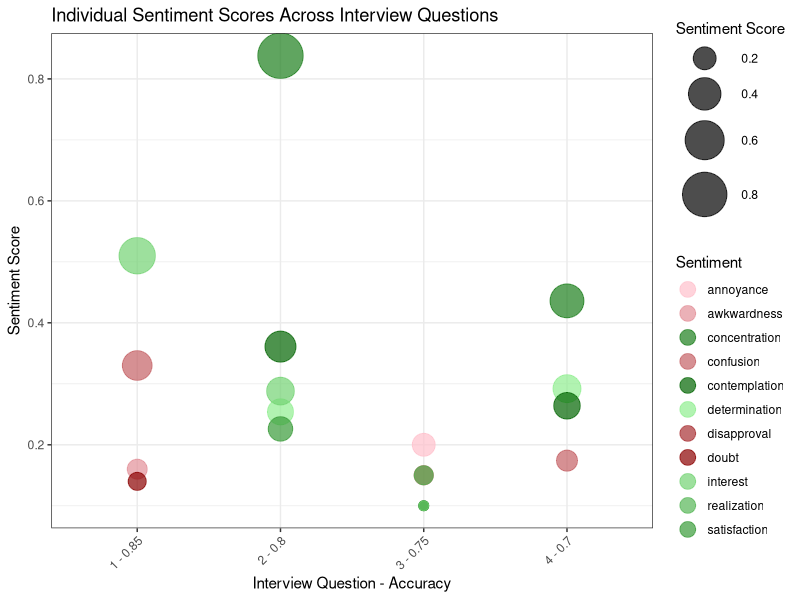
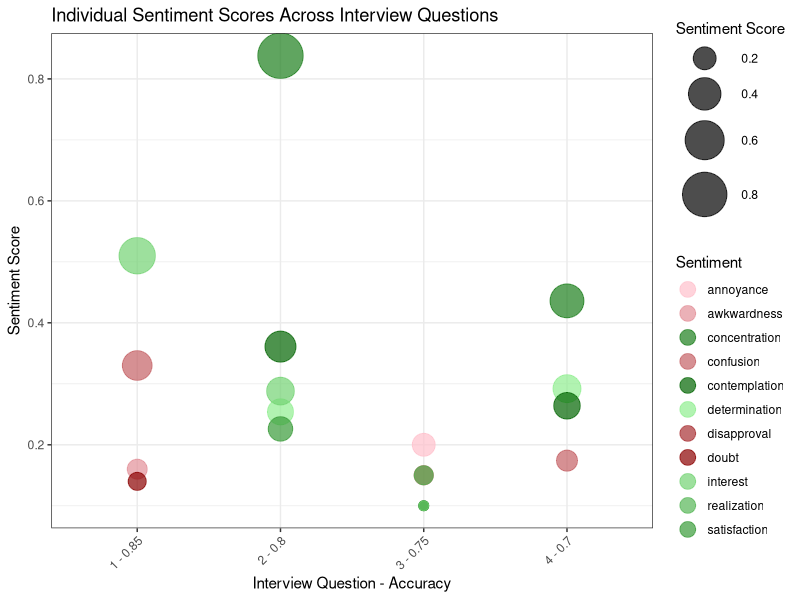

The R script that drew these images, in order:
library(ggplot2)
library(readxl)
library(dplyr)
library(RColorBrewer)

setwd("D:/Kent/University Of Kent UK/Projects/Disso/Screening-LLM/visualisation")

# Load the data from the Excel file
sentiment_data <- read_excel("excel/Sentiment_variability_plot.xlsx",sheet = "OrgSentRagPass") 

# Ensure 'Accuracy' is numeric
sentiment_data$Accuracy <- as.numeric(sentiment_data$Accuracy)

# Create the Question_Accuracy column
sentiment_data <- sentiment_data %>%
  mutate(Question_Accuracy = paste(Questions, Accuracy, sep = " - "))

# Define positive and negative sentiments
positive_sentiments <- tolower(c("admiration", "Adoration", "Aesthetic Appreciation","Amusement",
                                 "Awe", "Calmness", "Contentment", "Desire", "Determination", 
                                 "Ecstasy", "Enthusiasm", "Entrancement", "Excitement", "Gratitude", 
                                 "Interest", "Joy", "Love", "Nostalgia", "Pride", "Realization", 
                                 "Relief", "Romance", "Satisfaction", "Surprise (positive)", "Triumph",
                                 "Concentration", "Contemplation", "Strong Interest","Calm", "Content"))

negative_sentiments <- tolower(c("Anger", "Annoyance", "Anxiety", "Awkwardness", "Boredom", 
                         "Confusion", "Contempt", "Disappointment", "Disapproval", "Disgust", 
                         "Distress", "Doubt", "Embarrassment", "Empathic Pain", "Envy", 
                         "Fear", "Guilt", "Horror", "Pain", "Sadness", "Sarcasm", "Shame", 
                         "Surprise (negative)", "Sympathy", "Tiredness",
                         "Identity Hate", "Insult", "Obscene", "Severe Toxic", "Threat", "Toxic",
                         "Craving", "Negative Surprise"))

# Create a sentiment type column
sentiment_data <- sentiment_data %>%
  mutate(Sentiment_Type = case_when(
    tolower(Sentiment) %in% positive_sentiments ~ "Positive",
    tolower(Sentiment) %in% negative_sentiments ~ "Negative"
  ))

print(sentiment_data)

# Find the positive sentiments in sentiment_data
positive_sentiments <- intersect(positive_sentiments, sentiment_data$Sentiment)

# Find the negative sentiments in sentiment_data
negative_sentiments <- intersect(negative_sentiments, sentiment_data$Sentiment)

# Create color palettes
n_positive <- length(positive_sentiments)
n_negative <- length(negative_sentiments)
positive_colors <- colorRampPalette(c("lightgreen", "darkgreen"))(n_positive)
negative_colors <- colorRampPalette(c("pink", "darkred"))(n_negative)

# Combine color palettes
sentiment_colors <- c(setNames(positive_colors, positive_sentiments),
                      setNames(negative_colors, negative_sentiments))

# Create the scatter plot
ggplot(sentiment_data, aes(x = Question_Accuracy, y = Score, color = Sentiment, size = Score)) +
  geom_point(alpha = 0.7) +
  scale_color_manual(values = sentiment_colors) +
  scale_size_continuous(range = c(3, 15)) +  # Adjust the range as needed
  labs(title = "Individual Sentiment Scores Across Interview Questions",
       x = "Interview Question - Accuracy",
       y = "Sentiment Score",
       size = "Sentiment Score",
       color = "Sentiment") +
  theme_bw() +
  theme(axis.text.x = element_text(angle = 45, hjust = 1),
        legend.position = "right") +
  guides(color = guide_legend(override.aes = list(size = 5)))  # Make legend points a consistent size

# Save the plot (optional)
ggsave("plot/OrgSentRagPass_plot.png", width = 12, height = 8)